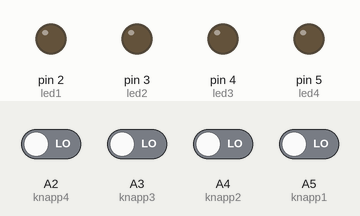
Simulated run of this sketch. Board: Arduino Uno, built with avr-gcc and run on an emulated ATmega328P. On the bench: output pins drawn as LEDs (lit = HIGH). The inputs (shaded band) are chosen by the test bench; at power-on: A2 (knapp4), A3 (knapp3), A4 (knapp2), A5 (knapp1) LOW.

Above: at 1.2 s.
1.3 s: A2 (knapp4) driven HIGH
At 2.5 s:
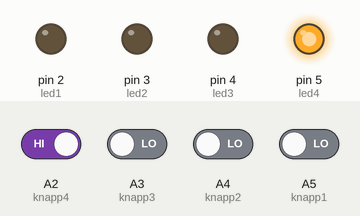
2.8 s: A3 (knapp3) driven HIGH
At 3.4 s:
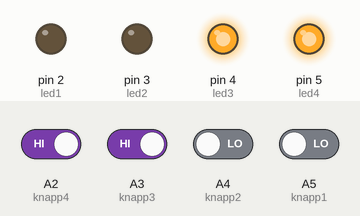
4.3 s: A4 (knapp2) driven HIGH
At 4.8 s:
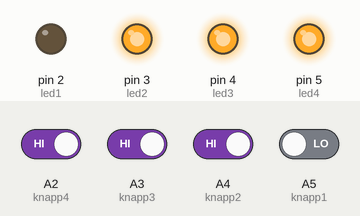
5.8 s: A5 (knapp1) driven HIGH
At 6.9 s:
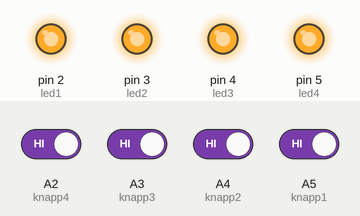
7.3 s: A2 (knapp4) driven LOW
At 8.3 s:
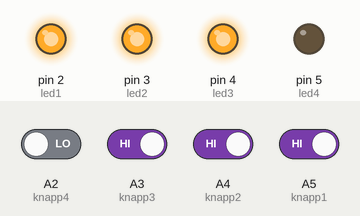
8.8 s: A3 (knapp3) driven LOW
At 9.3 s:
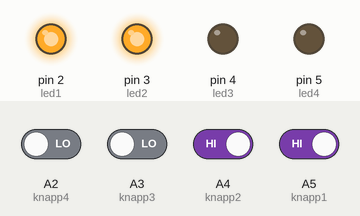
Timing chart, 0 to 11.3 s (numbered marks = the images above; inputs shaded):
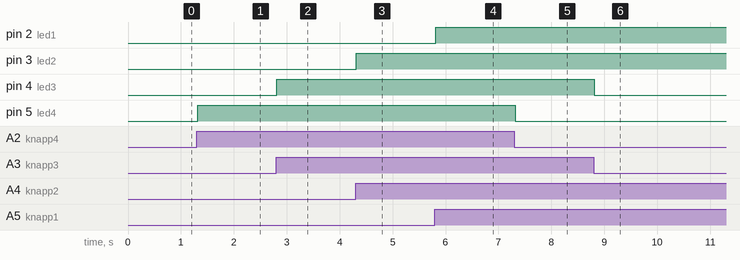

The sketch:

12_Blinklys_-_MHP.ino
```cpp
// Oppgave 12 - Blinklys - 30.01.2018 - MHP

// KONSTANTER:
const byte knapp1 = A5;
const byte knapp2 = A4;
const byte knapp3 = A3;
const byte knapp4 = A2;
const byte led1 = 2;
const byte led2 = 3;
const byte led3 = 4;
const byte led4 = 5;

// VARIABLER:
int lesknapp1;
int lesknapp2;
int lesknapp3;
int lesknapp4;

// SETUP:
void setup() {
  pinMode(led1, OUTPUT);
  pinMode(led2, OUTPUT);
  pinMode(led3, OUTPUT);
  pinMode(led4, OUTPUT);
  pinMode(knapp1, INPUT);
  pinMode(knapp2, INPUT);
  pinMode(knapp3, INPUT);
  pinMode(knapp4, INPUT);
}

// FUNKSJONER:

// HOVUDPROGRAM:
void loop() {
  lesknapp1 = digitalRead(knapp1);
  lesknapp2 = digitalRead(knapp2);
  lesknapp3 = digitalRead(knapp3);
  lesknapp4 = digitalRead(knapp4);
  delay(10);
  if (lesknapp1 == HIGH) {
    digitalWrite(2, HIGH);
  } else {
    digitalWrite(2, LOW);
  }
  if (lesknapp2 == HIGH) {
    digitalWrite(3, HIGH);
  } else {
    digitalWrite(3, LOW);
  }
  if (lesknapp3 == HIGH) {
    digitalWrite(4, HIGH);
  } else {
    digitalWrite(4, LOW);
  }
  if (lesknapp4 == HIGH) {
    digitalWrite(5, HIGH);
  } else {
    digitalWrite(5, LOW);
  }
}
```

Measured:
- after the input at 1.3 s, pin 5 (led4): LOW → HIGH at once
- after the input at 2.8 s, pin 4 (led3): LOW → HIGH at once
- after the input at 4.3 s, pin 3 (led2): LOW → HIGH at once
- after the input at 5.8 s, pin 2 (led1): LOW → HIGH at once
- after the input at 7.3 s, pin 5 (led4): HIGH → LOW at once
- after the input at 8.8 s, pin 4 (led3): HIGH → LOW at once
